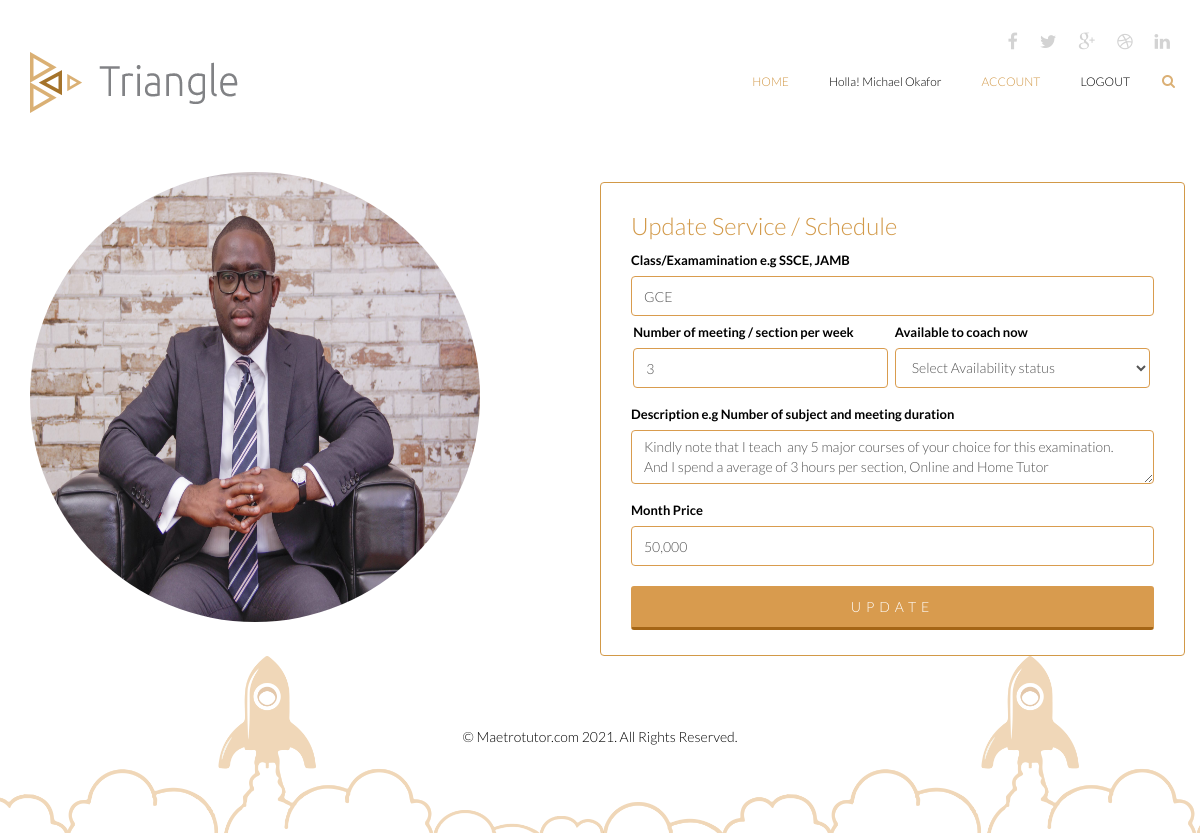
Page /editservice/6/update (signed in) on the earlier database version.
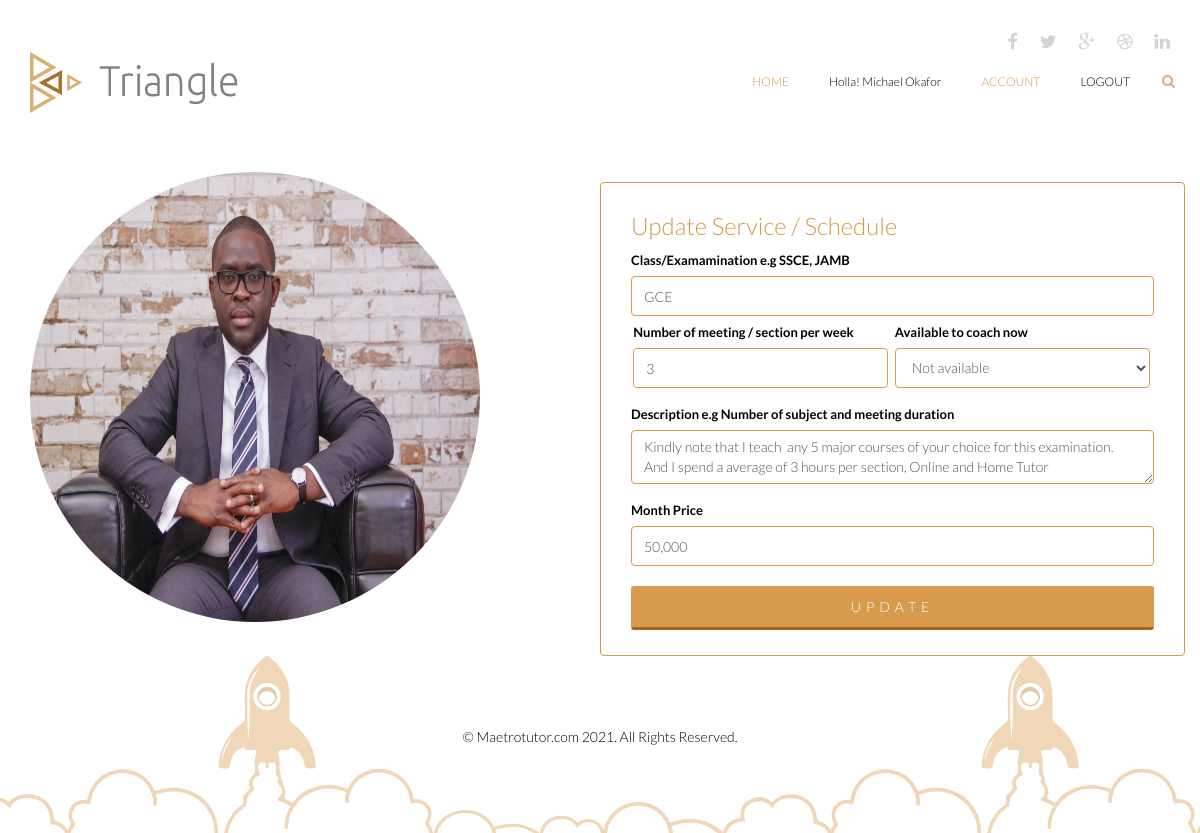
Same page on the later database version.
### triangle/models.py (models this page shows)
class Service(db.Model, UserMixin):
    id = db.Column(db.Integer, primary_key=True)
    name = db.Column(db.String(255), nullable=True)
    email = db.Column(db.String(255), nullable=True)
    meeting = db.Column(db.String(255), nullable=True)
    description = db.Column(db.String(255), nullable=True)
    available = db.Column(db.String(255), nullable=True)
    duration = db.Column(db.String(255), nullable=True)
    price = db.Column(db.String(255), nullable=True)
    week_price = db.Column(db.String(255), nullable=True)
    incase = db.Column(db.String(255), nullable=True)
    class_status = db.Column(db.String(255), nullable=True, default= 0)
    meeting_count = db.Column(db.String(255), nullable=True, default= 0)
    class_count = db.Column(db.String(255), nullable=True, default= 0)
    count = db.Column(db.String(255), nullable=True, default= 0)
    created_at = db.Column(db.DateTime(), default=datetime.utcnow)
    updated_at = db.Column(db.DateTime())
    activated_status = db.Column(db.String(255), nullable=True, default= 0)
    active = db.Column(db.Boolean())
    confirmed_at = db.Column(db.DateTime())

### triangle/routes.py (the view)
@app.route('/editservice/<int:service_id>/update',methods=['GET', 'POST'])
@login_required
def editser(service_id):
  bios = Bio.query.filter_by(email = current_user.email)
  services = Service.query.filter_by(email=current_user.email)
  service = Service.query.get(service_id)
  form = UpdateServiceForm()
  services = Service.query.filter_by(email= current_user.email)
  if form.validate_on_submit():
    service.name = form.name.data
    service.meeting = form.meeting.data
    service.available = form.available.data
    service.description = form.description.data
    service.price = form.price.data
    db.session.commit()
    flash(f'Updated Successfully !', 'success')
    return redirect (url_for('service', service_id = service.id, email = current_user.email))
  elif request.method == 'GET':
    form.name.data = service.name
    form.meeting.data = service.meeting
    form.available.data = service.available
    form.description.data = service.description
    form.price.data = service.price
  return render_template('editservice.html', title = 'Modified Successfully',  form=form, bios=bios, email = current_user.email)

### triangle/__init__.py (called while the page is built)
@login_manager.user_loader
def load_user(user_id):
	return User.query.get(int(user_id))

### triangle/templates/editservice.html (shortened to what the changed rows need)
{% extends 'layout/base.html' %}
{% block content %}
    <section id="portfolio-information" class="">
        <div class="container">
            <div class="row">
                <div class="col-sm-6">
  <div id="tab-container">
                <div class="row">
                     <div class="card border-1 shadow-sm" style="border: 1px solid #d29948; padding:10px 30px; border-radius:4px; margin-top: 10px">
                        <h2 style="color:#d29948;"> Update Service / Schedule </h2>
                         <form  method="post" action=""  accept-charset="UTF-8" enctype="multipart/form-data">
                     <div class="form-group">
                            {{ form.name.label(class="form-label", style="font-size:13px; ") }}
                                {% if form.name.errors %}
                                {{ form.name(class="form-control is-invalid") }}
                                  <ul class="errors">
                                    {% for error in form.name.errors %}
                                      <li>{{ error }}</li>
                                    {% endfor %}
                                  </ul>
                                  {% else %}
                                   {{ form.name(class="form-control",  autocomplete="off", id="md-phone") }}
                            {% endif %}
                    </div>
                  <div class="col-form-label"  id="md-grid-container" style="margin-top: -10px">
                                <div class="form-group" id="md-grid-left1">
                                 {{ form.meeting.label(class="form-label", style="font-size:13px; ") }}
                                    {% if form.meeting.errors %}
                                        {{ form.meeting(class="form-control is-invalid") }}
                                          <ul class="errors">
                                            {% for error in form.meeting.errors %}
                                              <li>{{ error }}</li>
                                            {% endfor %}
                                          </ul>
                                          {% else %}
                                           {{ form.meeting(class="form-control",  autocomplete="off", id="md-meeting") }}
                                    {% endif %}
                                </div>
                                <div class="form-group" id="md-grid-right1" >
                                 {{ form.available.label(class="form-label", style="font-size:13px; ") }}
                                   {% if form.available.errors %}
                                        {{ form.available(class="form-control is-invalid") }}
                                          <ul class="errors">
                                            {% for error in form.available.errors %}
                                              <li>{{ error }}</li>
                                            {% endfor %}
                                          </ul>
                                          {% else %}
                                           {{ form.available(class="form-control",  autocomplete="off", id="md-phone") }}
                                    {% endif %}
                                </div>
                            </div>
                                <div class="form-group" >
                             {{ form.description.label(class="form-label", style="font-size:13px; ") }}
                                {% if form.description.errors %}
                                {{ form.description(class="form-control is-invalid") }}
                                  <ul class="errors">
                                    {% for error in form.description.errors %}
                                      <li>{{ error }}</li>
                                    {% endfor %}
                                  </ul>
                                  {% else %}
                                   {{ form.description(class="form-control",  autocomplete="off", id="md-phone") }}
                            {% endif %}
                                </div>
                                <div class="form-group" >
                            {{ form.price.label(class="form-label", style="font-size:13px; ") }}
                                {% if form.price.errors %}
                                {{ form.price(class="form-control is-invalid") }}
                                  <ul class="errors">
                                    {% for error in form.price.errors %}
                                      <li>{{ error }}</li>
                                    {% endfor %}
                                  </ul>
                                  {% else %}
                                   {{ form.price(class="form-control",  autocomplete="off", id="md-phone") }}
                            {% endif %}
                                </div>
                        </form>
                    </div>
                </div>
            </div>
                </div>
            </div>
        </div>
    </section>
   {% endblock %}

Differences in the rows shown:
changed Service "GCE": available "Select Availability status" → "Not available"
